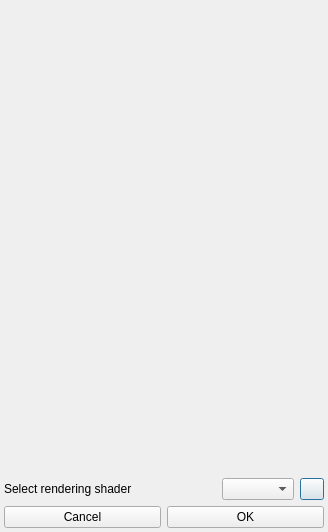
<?xml version="1.0" encoding="UTF-8"?>
<ui version="4.0">
 <class>PropertyDialog</class>
 <widget class="QDialog" name="PropertyDialog">
  <property name="geometry">
   <rect>
    <x>0</x>
    <y>0</y>
    <width>328</width>
    <height>532</height>
   </rect>
  </property>
  <property name="windowTitle">
   <string>Rendering settings</string>
  </property>
  <property name="sizeGripEnabled">
   <bool>false</bool>
  </property>
  <property name="modal">
   <bool>false</bool>
  </property>
  <layout class="QVBoxLayout" name="verticalLayout_2">
   <property name="leftMargin">
    <number>4</number>
   </property>
   <property name="topMargin">
    <number>4</number>
   </property>
   <property name="rightMargin">
    <number>4</number>
   </property>
   <property name="bottomMargin">
    <number>4</number>
   </property>
   <item>
    <widget class="QtnPropertyWidget" name="widget" native="true">
     <property name="sizePolicy">
      <sizepolicy hsizetype="Preferred" vsizetype="MinimumExpanding">
       <horstretch>0</horstretch>
       <verstretch>0</verstretch>
      </sizepolicy>
     </property>
    </widget>
   </item>
   <item>
    <layout class="QGridLayout" name="gridLayout">
     <item row="0" column="0">
      <widget class="QLabel" name="label">
       <property name="sizePolicy">
        <sizepolicy hsizetype="Preferred" vsizetype="Minimum">
         <horstretch>0</horstretch>
         <verstretch>0</verstretch>
        </sizepolicy>
       </property>
       <property name="text">
        <string>Select rendering shader</string>
       </property>
      </widget>
     </item>
     <item row="0" column="2">
      <widget class="QPushButton" name="pushButtonRecompileShaders">
       <property name="maximumSize">
        <size>
         <width>24</width>
         <height>16777215</height>
        </size>
       </property>
       <property name="toolTip">
        <string>&lt;html&gt;&lt;head/&gt;&lt;body&gt;&lt;p&gt;Recompile current shader. If there were errors in custom shader you may try to fix them manualy and compile&amp;amp;link shaders again.&lt;/p&gt;&lt;/body&gt;&lt;/html&gt;</string>
       </property>
       <property name="text">
        <string/>
       </property>
       <property name="icon">
        <iconset resource="../resources.qrc">
         <normaloff>:/resources/actions/recompileShader.png</normaloff>:/resources/actions/recompileShader.png</iconset>
       </property>
       <property name="iconSize">
        <size>
         <width>16</width>
         <height>16</height>
        </size>
       </property>
       <property name="flat">
        <bool>false</bool>
       </property>
      </widget>
     </item>
     <item row="0" column="1">
      <widget class="QComboBox" name="comboBoxShadersList">
       <property name="sizePolicy">
        <sizepolicy hsizetype="Maximum" vsizetype="Fixed">
         <horstretch>0</horstretch>
         <verstretch>0</verstretch>
        </sizepolicy>
       </property>
      </widget>
     </item>
    </layout>
   </item>
   <item>
    <layout class="QFormLayout" name="formLayout"/>
   </item>
   <item>
    <layout class="QHBoxLayout" name="horizontalLayout">
     <property name="sizeConstraint">
      <enum>QLayout::SetDefaultConstraint</enum>
     </property>
     <item>
      <widget class="QPushButton" name="pushButtonCancel">
       <property name="toolTip">
        <string>&lt;html&gt;&lt;head/&gt;&lt;body&gt;&lt;p&gt;Settings will be restored previous ones.&lt;/p&gt;&lt;/body&gt;&lt;/html&gt;</string>
       </property>
       <property name="text">
        <string>Cancel</string>
       </property>
      </widget>
     </item>
     <item>
      <widget class="QPushButton" name="pushButtonOK">
       <property name="toolTip">
        <string>&lt;html&gt;&lt;head/&gt;&lt;body&gt;&lt;p&gt;Save current settings. Those settings will be loaded next time you start AB.&lt;/p&gt;&lt;/body&gt;&lt;/html&gt;</string>
       </property>
       <property name="text">
        <string>OK</string>
       </property>
      </widget>
     </item>
    </layout>
   </item>
  </layout>
 </widget>
 <customwidgets>
  <customwidget>
   <class>QtnPropertyWidget</class>
   <extends>QWidget</extends>
   <header>PropertyWidget.h</header>
   <container>1</container>
  </customwidget>
 </customwidgets>
 <resources>
  <include location="../resources.qrc"/>
 </resources>
 <connections/>
</ui>
